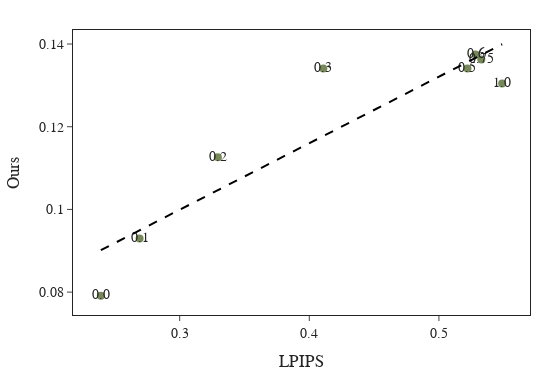

The code cell stored with this chart in its notebook:
### Code cell
from sklearn.linear_model import LinearRegression

models = randomness_levels


for gt_ind, gt in enumerate(gts[:1]):
    v_ = int(gt.split('-')[1])
    s_ = int(gt.split('-')[3])

    fig = go.Figure()
    
    fig.update_layout(
        template="simple_white",
        xaxis=dict(title_text="LPIPS", tickmode='linear'),
        yaxis=dict(title_text="Ours",  tickmode='linear'),
        title=dict(
            text="",
            font=dict(size=32, color="black"),
            x=0.5,
            y=0.995
    
        )
    )
    v_s = f'video-{v_}-segment-{s_}'
    X = all_vid_p_sim_score_df[v_s]
    Y = all_vid_temp_score_df[v_s]
    
    fig.add_trace(
        go.Scatter(
            x=X, 
            y=Y,
            text=models,
            mode="markers+text",
            # textposition=['bottom left', 'top right', 'top right',
            #               'bottom right', 'top right', 'top right',
            #               'top right', 'bottom left', 'top right',
            #               'middle left', 'top right', 'top right',
            #               'top right'],
            marker=dict(color='darkolivegreen'),
            showlegend=False
        )
    )
    model = LinearRegression().fit(np.array(X).reshape(-1,1),Y)
    slope, intercept, r, p, stderr = scipy.stats.linregress(X, Y)
    y_hat = model.predict(np.array(X).reshape(-1,1))
    fig.add_trace(go.Scatter(x=X, y=y_hat, mode='lines',showlegend=False, line_color='Black', line={'dash': 'dash'}))
    
    print(f'{gt} >> r={r}, p-value={p}')
    
    fig.update_traces(
        marker=dict(
            size=8,
            opacity=0.8)
    )
    
    fig.update_layout(legend=dict(
            orientation="h",
            yanchor="bottom",
            y=1.0,
            xanchor="right",
            x=0.86,
            bgcolor='rgba(0,0,0,0)',
            title=None,
            font=dict(
                size=19
            )
        ))
        
    fig.update_layout(
        margin=dict(l=20, r=20, t=30, b=20),
        font_family="Courier New",
        title_font_family="Times New Roman",
        font=dict(size=14),
        template='simple_white',
        width=550,
        height=380
    )
    fig.update_layout(
        xaxis = dict(
            tickmode = 'linear',
            tick0 = 0.0,
            dtick = 0.1,
            mirror=True,
            ticks='outside',
            showline=True,
        ),
        yaxis = dict(
            tickmode = 'linear',
            tick0 = 0.0,
            dtick = 0.02,
            mirror=True,
            ticks='outside',
            showline=True,
        )
    )

    # fig.update_xaxes(range=[0.0, 0.8])
    # fig.update_yaxes(range=[0.0, 0.8])
    
    
    fig.write_image(
        './corr_lpips_ours.pdf', 
        format='pdf'
    )
    
    
    fig.show()

### Figure 1 — Plotly figure (JSON) as saved in the notebook; plotly's stock layout.template omitted (floating-point values rounded to 4 significant figures)
{"data": [{"marker": {"color": "darkolivegreen", "opacity": 0.8, "size": 8}, "mode": "markers+text", "showlegend": false, "text": ["0.0", "0.1", "0.2", "0.3", "0.5", "0.6", "0.75", "1.0"], "type": "scatter", "x": [0.2392, 0.2691, 0.3294, 0.4108, 0.522, 0.5282, 0.5327, 0.5488], "y": [0.07912, 0.09298, 0.1126, 0.1341, 0.1341, 0.1375, 0.1363, 0.1305]}, {"line": {"color": "Black", "dash": "dash"}, "marker": {"opacity": 0.8, "size": 8}, "mode": "lines", "showlegend": false, "type": "scatter", "x": [0.2392, 0.2691, 0.3294, 0.4108, 0.522, 0.5282, 0.5327, 0.5488], "y": [0.09013, 0.09494, 0.1047, 0.1177, 0.1356, 0.1366, 0.1374, 0.1399]}], "layout": {"font": {"family": "Courier New", "size": 14}, "height": 380, "legend": {"bgcolor": "rgba(0, 0, 0, 0)", "font": {"size": 19}, "orientation": "h", "title": {}, "x": 0.86, "xanchor": "right", "y": 1, "yanchor": "bottom"}, "margin": {"b": 20, "l": 20, "r": 20, "t": 30}, "title": {"font": {"color": "black", "family": "Times New Roman", "size": 32}, "text": "", "x": 0.5, "y": 0.995}, "width": 550, "xaxis": {"autorange": true, "dtick": 0.1, "mirror": true, "range": [0.2176, 0.5703], "showline": true, "tick0": 0, "tickmode": "linear", "ticks": "outside", "title": {"text": "LPIPS"}, "type": "linear"}, "yaxis": {"autorange": true, "dtick": 0.02, "mirror": true, "range": [0.07446, 0.1434], "showline": true, "tick0": 0, "tickmode": "linear", "ticks": "outside", "title": {"text": "Ours"}, "type": "linear"}}}
